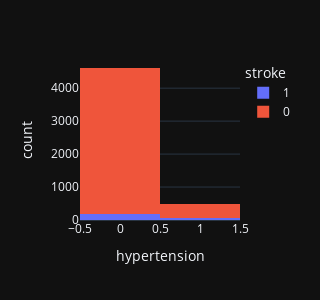

The notebook cell this image was saved under:
### Code cell
fig = px.histogram(my_data, x="hypertension", color="stroke",width=300, height=300)
fig.show()

print (f'A patient with hypertension has a probability of {round(my_data[my_data["hypertension"]==1]["stroke"].mean()*100,2)} % get a stroke')

print()

print (f'A patient without hypertension has a probability of  {round(my_data[my_data["hypertension"]==0]["stroke"].mean()*100,2)} % get a stroke')

### Figure 1 — Plotly figure (JSON) as saved in the notebook; plotly's stock layout.template omitted (floating-point values rounded to 4 significant figures; data arrays with more than 128 entries replaced by an {"elided": "..."} marker saying what was removed)
{"data": [{"alignmentgroup": "True", "bingroup": "x", "hovertemplate": "stroke=1<br>hypertension=%{x}<br>count=%{y}<extra></extra>", "legendgroup": "1", "marker": {"color": "#636efa", "pattern": {"shape": ""}}, "name": "1", "offsetgroup": "1", "orientation": "v", "showlegend": true, "x": {"elided": "249 int values"}, "xaxis": "x", "yaxis": "y", "type": "histogram"}, {"alignmentgroup": "True", "bingroup": "x", "hovertemplate": "stroke=0<br>hypertension=%{x}<br>count=%{y}<extra></extra>", "legendgroup": "0", "marker": {"color": "#EF553B", "pattern": {"shape": ""}}, "name": "0", "offsetgroup": "0", "orientation": "v", "showlegend": true, "x": {"elided": "4861 int values"}, "xaxis": "x", "yaxis": "y", "type": "histogram"}], "layout": {"xaxis": {"anchor": "y", "domain": [0.0, 1.0], "title": {"text": "hypertension"}}, "yaxis": {"anchor": "x", "domain": [0.0, 1.0], "title": {"text": "count"}}, "legend": {"title": {"text": "stroke"}, "tracegroupgap": 0}, "margin": {"t": 60}, "barmode": "relative", "height": 300, "width": 300}}
